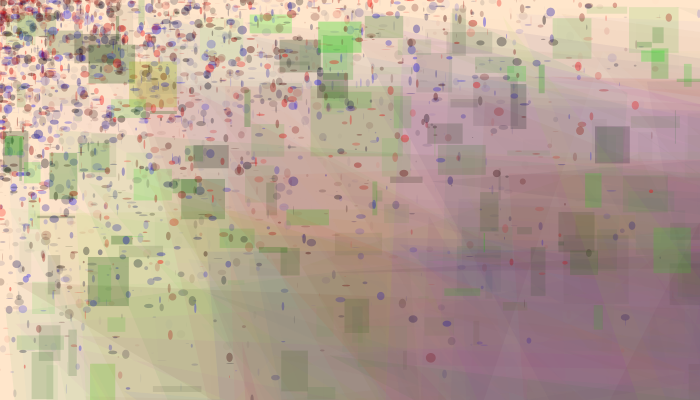
Frame 1 (no input)
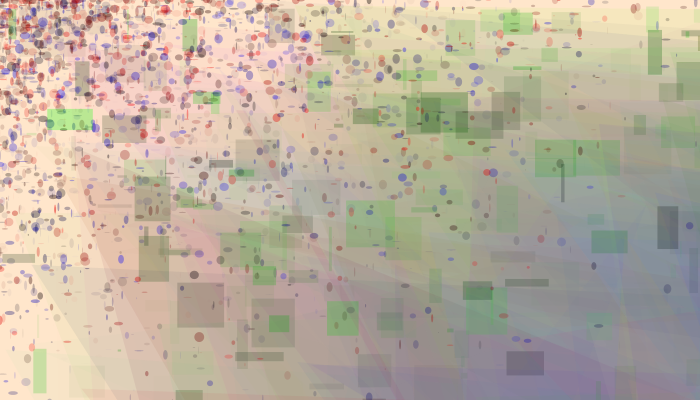
Frame 60 (the mouse pressed at the canvas centre just before this capture)
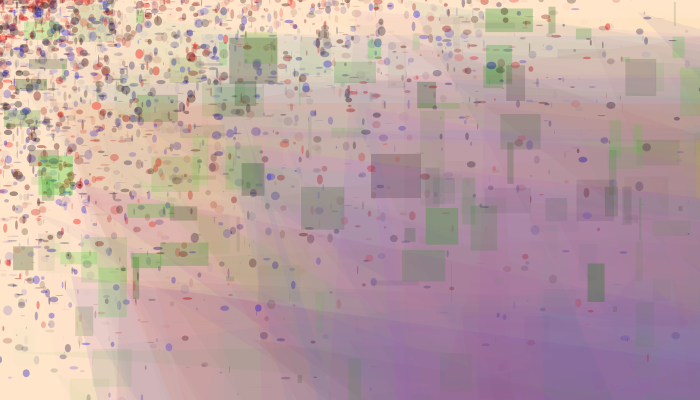
Frame 120 (the mouse held since frame 60 and released just before this capture)

The Processing sketch that drew these frames (run headless with seeded random() and noise(); from frame 60 on, the mouse is pressed at the canvas centre):

// Processing sketch: processing_39440
// ── processing_39440.pde

void setup() {
  size(700, 400);
}

void draw() {
  background(255, 230, 203);
  for (int a=0;a<width;a=a+10) {
    for (int b=0;b<height;b=b+20) {
      noStroke();
      smooth();
      fill(random(255), 0, 0, random(100));
      ellipse(random(a), random(b), random(10), random(10));
      fill(0, 0, random(255), random(90));
      ellipse(random(a+50), random(b+50), random(10), random(10));
      fill(0, random(255), 0, random(70));
      rect(random(a+5000), random(b+200), random(50), random(50));  
      fill(random(250), random(255), 0, random(70));
      rect(random(a+6000), random(a+6000), random(100), random(100));
      fill(random(255), random(255), random(255), random(20));
      triangle(random(a+7000), random(b+1000), random(a+4000), random(b+8000), 
      random(a+7000), random(b+400));
    }
  }
}
          
